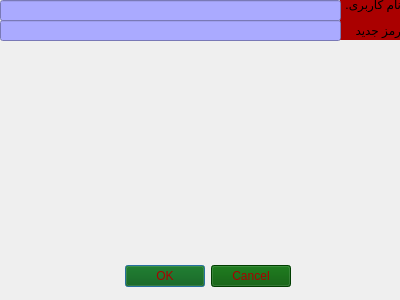
<?xml version="1.0" encoding="UTF-8"?>
<ui version="4.0">
 <class>forget_pasword_customer</class>
 <widget class="QDialog" name="forget_pasword_customer">
  <property name="geometry">
   <rect>
    <x>0</x>
    <y>0</y>
    <width>400</width>
    <height>300</height>
   </rect>
  </property>
  <property name="minimumSize">
   <size>
    <width>400</width>
    <height>300</height>
   </size>
  </property>
  <property name="maximumSize">
   <size>
    <width>400</width>
    <height>300</height>
   </size>
  </property>
  <property name="windowTitle">
   <string>Dialog</string>
  </property>
  <property name="styleSheet">
   <string notr="true">background-image: url(:/photos/forget.png);</string>
  </property>
  <widget class="QDialogButtonBox" name="buttonBox">
   <property name="geometry">
    <rect>
     <x>-50</x>
     <y>260</y>
     <width>341</width>
     <height>32</height>
    </rect>
   </property>
   <property name="styleSheet">
    <string notr="true">background-image: url();
background-color: rgb(0, 85, 0);
color: rgb(170, 0, 0);</string>
   </property>
   <property name="orientation">
    <enum>Qt::Horizontal</enum>
   </property>
   <property name="standardButtons">
    <set>QDialogButtonBox::Cancel|QDialogButtonBox::Ok</set>
   </property>
  </widget>
  <widget class="QLabel" name="label">
   <property name="geometry">
    <rect>
     <x>340</x>
     <y>-11</y>
     <width>61</width>
     <height>31</height>
    </rect>
   </property>
   <property name="styleSheet">
    <string notr="true">background-image: url();
color: rgb(0, 0, 0);
background-color: rgb(170, 0, 0);</string>
   </property>
   <property name="text">
    <string>نام کاربری. </string>
   </property>
  </widget>
  <widget class="QLineEdit" name="lineEdit">
   <property name="geometry">
    <rect>
     <x>0</x>
     <y>0</y>
     <width>341</width>
     <height>21</height>
    </rect>
   </property>
   <property name="styleSheet">
    <string notr="true">background-image: url();
background-color: rgb(170, 170, 255);
</string>
   </property>
  </widget>
  <widget class="QLabel" name="label_2">
   <property name="geometry">
    <rect>
     <x>340</x>
     <y>20</y>
     <width>61</width>
     <height>20</height>
    </rect>
   </property>
   <property name="styleSheet">
    <string notr="true">background-image: url();
color: rgb(0, 0, 0);
background-color: rgb(170, 0, 0);</string>
   </property>
   <property name="text">
    <string>رمز جدید</string>
   </property>
  </widget>
  <widget class="QLineEdit" name="lineEdit_2">
   <property name="geometry">
    <rect>
     <x>0</x>
     <y>20</y>
     <width>341</width>
     <height>21</height>
    </rect>
   </property>
   <property name="styleSheet">
    <string notr="true">background-image: url();
background-color: rgb(170, 170, 255);
</string>
   </property>
  </widget>
 </widget>
 <resources/>
 <connections>
  <connection>
   <sender>buttonBox</sender>
   <signal>accepted()</signal>
   <receiver>forget_pasword_customer</receiver>
   <slot>accept()</slot>
   <hints>
    <hint type="sourcelabel">
     <x>248</x>
     <y>254</y>
    </hint>
    <hint type="destinationlabel">
     <x>157</x>
     <y>274</y>
    </hint>
   </hints>
  </connection>
  <connection>
   <sender>buttonBox</sender>
   <signal>rejected()</signal>
   <receiver>forget_pasword_customer</receiver>
   <slot>reject()</slot>
   <hints>
    <hint type="sourcelabel">
     <x>316</x>
     <y>260</y>
    </hint>
    <hint type="destinationlabel">
     <x>286</x>
     <y>274</y>
    </hint>
   </hints>
  </connection>
 </connections>
</ui>
